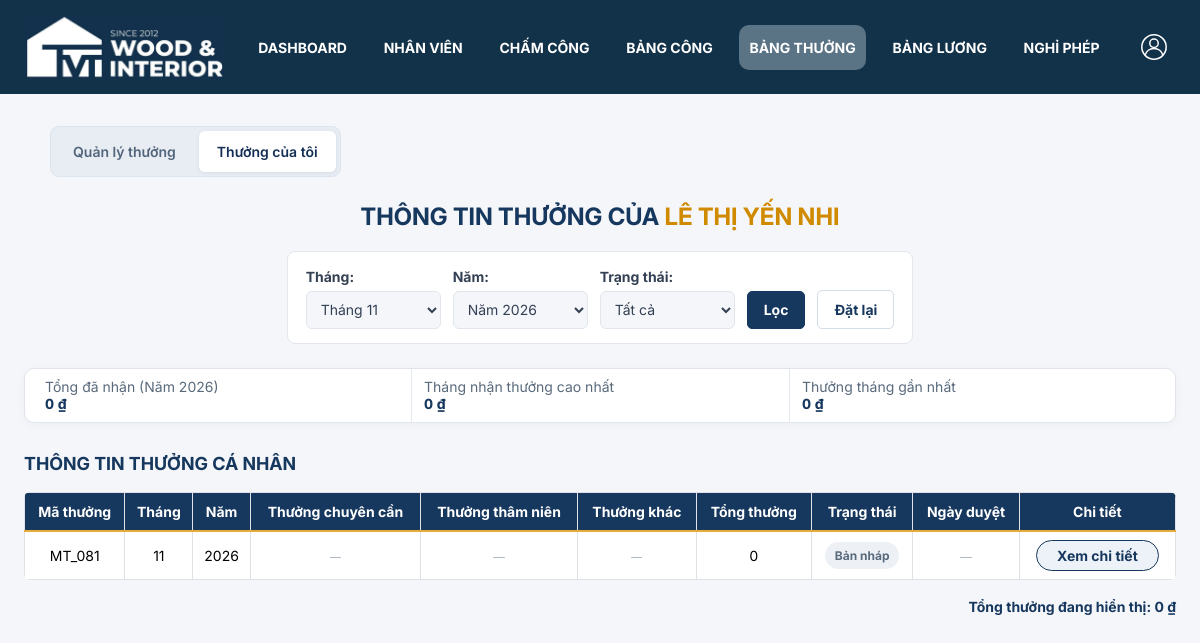
Screenshot of /thuong/my/ (signed in) with the database file from the repository.
### nhan_vien/models.py (models this page shows, shortened)
class Employee(models.Model):
    GENDER_CHOICES = [('Nam', 'Nam'), ('Nữ', 'Nữ')]
    EMPLOYMENT_STATUS_CHOICES = [
        ('Đang làm việc', 'Đang làm việc'),
        ('Tạm nghỉ', 'Tạm nghỉ'),
        ('Đã nghỉ việc', 'Đã nghỉ việc'),
    ]
    code = models.CharField('Mã nhân viên', max_length=25, unique=True)
    full_name = models.CharField('Họ tên', max_length=255)
    user = models.OneToOneField(settings.AUTH_USER_MODEL, on_delete=models.PROTECT,
                               related_name='employee', verbose_name='Tài khoản')
    department = models.ForeignKey(Department, on_delete=models.PROTECT, verbose_name='Phòng ban')
    position = models.ForeignKey('Position', null=True, blank=True, on_delete=models.SET_NULL,
                                 related_name='employees', verbose_name='Chức vụ')
    avatar = models.FileField('Ảnh đại diện', upload_to='employees/avatars/', blank=True,
                              validators=[FileExtensionValidator(['jpg', 'jpeg', 'png', 'webp'])])
    national_id = models.CharField('CCCD', max_length=12, null=True, blank=True, unique=True)
    gender = models.CharField('Giới tính', max_length=10, choices=GENDER_CHOICES, blank=True)
    date_of_birth = models.DateField('Ngày sinh', null=True, blank=True)
    phone = models.CharField('Số điện thoại', max_length=15, null=True, blank=True, unique=True)
    address = models.CharField('Địa chỉ', max_length=255, blank=True)
    hire_date = models.DateField('Ngày vào làm')
    base_salary = models.DecimalField('Lương cơ bản', max_digits=16, decimal_places=2,
                                     validators=[MinValueValidator(0)])
    payroll_settings = models.JSONField('Thiết lập tính lương dùng chung', null=True, blank=True, default=None)
    is_active = models.BooleanField('Đang làm việc', default=True)
    employment_status = models.CharField('Trạng thái nhân viên', max_length=30,
                                         choices=EMPLOYMENT_STATUS_CHOICES,
                                         default='Đang làm việc')
    class Meta:
        ordering = ['code']
        db_table = 'Ho_so_ca_nhan'

### thuong/models.py (models this page shows, shortened)
class Bonus(models.Model):
    TYPES = [
        ('attendance', 'Thưởng chuyên cần'),
        ('seniority', 'Thưởng thâm niên'),
        ('other', 'Thưởng khác'),
    ]
    STATUSES = [
        ('draft', 'Bản nháp'),
        ('pending', 'Chờ duyệt'),
        ('approved', 'Đã duyệt'),
        ('rejected', 'Từ chối'),
    ]
    employee = models.ForeignKey('employees.Employee', on_delete=models.PROTECT)
    month = models.PositiveSmallIntegerField(validators=[MinValueValidator(1), MaxValueValidator(12)])
    year = models.PositiveSmallIntegerField(validators=[MinValueValidator(2000), MaxValueValidator(2100)])
    name = models.CharField('Khoản thưởng', max_length=150)
    bonus_type = models.CharField('Loại thưởng', max_length=20, choices=TYPES, default='other')
    reason = models.TextField('Lý do')
    proposed_by = models.ForeignKey(settings.AUTH_USER_MODEL, null=True, blank=True, on_delete=models.PROTECT, related_name='bonus_proposals')
    proposed_at = models.DateTimeField(blank=False, null=True)
    amount = models.DecimalField('Số tiền', max_digits=16, decimal_places=2, validators=[MinValueValidator(0)])
    status = models.CharField('Trạng thái', max_length=10, choices=STATUSES, default='pending')
    rejection_reason = models.TextField('Lý do từ chối', blank=True)
    approved_by = models.ForeignKey(settings.AUTH_USER_MODEL, null=True, blank=True,
                                    on_delete=models.PROTECT)
    approved_at = models.DateTimeField(null=True, blank=True)

### thuong/views.py (the view)
# urls.py: path('my/', personal_list, name='personal'),
@login_required
def personal_list(request):
    employee = Employee.objects.filter(user=request.user).first()
    if employee is None and not has_role(request.user, HR, DIRECTOR, MANAGER):
        return access_denied(request)
    form = PersonalBonusFilter(request.GET)
    rows = displayed_bonus_records(Bonus.objects.select_related('employee__department').filter(
        employee__user=request.user)).order_by('-year', '-month', 'name')
    month = year = status = None
    if form.is_valid():
        month = form.cleaned_data.get('month')
        year = form.cleaned_data.get('year')
        status = form.cleaned_data.get('status')
        if month:
            rows = rows.filter(month=month)
        if year:
            rows = rows.filter(year=year)
        if status:
            rows = rows.filter(status=status)
    all_rows = displayed_bonus_records(Bonus.objects.filter(employee__user=request.user))
    approved_rows = all_rows.filter(status='approved')
    year_rows = approved_rows
    if year:
        year_rows = year_rows.filter(year=year)
    total_received = year_rows.aggregate(total=Sum('amount'))['total'] or Decimal(0)
    highest_month = year_rows.values('year', 'month').annotate(
        total=Sum('amount')
    ).order_by('-total', '-year', '-month').first()
    highest_month_total = highest_month['total'] if highest_month else Decimal(0)
    if month:
        latest_candidates = year_rows.filter(month=month)
        latest_year = year or latest_candidates.order_by('-year').values_list('year', flat=True).first()
        latest_period = latest_candidates.filter(year=latest_year).values('year', 'month').annotate(
            total=Sum('amount')
        ).order_by('year', 'month').first() if latest_year else None
    else:
        latest_period = year_rows.values('year', 'month').annotate(
            total=Sum('amount')
        ).order_by('-year', '-month').first()
        latest_year = latest_period['year'] if latest_period else None
    latest_month = latest_period['month'] if latest_period else month
    latest_month_total = latest_period['total'] if latest_period else Decimal(0)
    latest_month_year = latest_period['year'] if latest_period else (latest_year or year)
    received_label = f'Tổng đã nhận (Năm {year})' if year else 'Tổng đã nhận (Tất cả năm)'
    grouped = grouped_bonuses(rows)
    total_amount = sum((row['total'] for row in grouped), Decimal(0))
    personal_url = reverse('thuong:personal')
    highest_month_url = (
        f"{personal_url}?month={highest_month['month']}&year={highest_month['year']}&status=approved"
        if highest_month else personal_url
    )
    latest_month_url = (
        f'{personal_url}?month={latest_month}&year={latest_month_year}&status=approved'
        if latest_month and latest_month_year else personal_url
    )
    return render(request, 'bonuses/personal.html', {'form': form, 'rows': grouped,
        'total_amount': total_amount,
        'total_received': total_received,
        'received_label': received_label,
        'received_filter_url': f'{personal_url}?month=&year={year or ""}&status=approved',
        'highest_month_total': highest_month_total,
        'highest_month_url': highest_month_url,
        'latest_month_total': latest_month_total,
        'latest_month_url': latest_month_url,
        'employee': employee,
        'personal': True})

### thuong/forms.py
class PersonalBonusFilter(forms.Form):
    month = forms.IntegerField(label='Tháng', min_value=1, max_value=12, required=False)
    year = forms.IntegerField(label='Năm', min_value=2000, max_value=2100, required=False)
    status = forms.ChoiceField(label='Trạng thái', required=False,
                               choices=[('', 'Tất cả'), *Bonus.STATUSES])
    def __init__(self, data=None):
        today = timezone.localdate()
        if data is None:
            super().__init__(initial={'month': today.month, 'year': today.year})
        else:
            mutable_data = data.copy()
            mutable_data.setdefault('month', today.month)
            mutable_data.setdefault('year', today.year)
            super().__init__(data=mutable_data)
        self.fields['month'].widget = forms.Select(choices=[('', 'Tất cả')] + [
            (month, f'Tháng {month:02}') for month in range(1, 13)
        ])
        self.fields['year'].widget = forms.Select(choices=[('', 'Tất cả')] + [
            (year, f'Năm {year}') for year in range(2000, today.year + 2)
        ])

### bang_luong/templatetags/payroll_display.py (called while the page is built)
@register.filter
def money(value):
    try:
        amount = Decimal(str(value))
        if not amount.is_finite():
            return '—'
        return format(amount.quantize(Decimal('1'), rounding=ROUND_HALF_UP), ',.0f')
    except (InvalidOperation, TypeError, ValueError):
        return '—'

### nhan_vien/access.py (called while the page is built)
def has_role(user, *roles):
    return user.is_authenticated and (user.is_superuser or user.groups.filter(name__in=roles).exists())

### nhan_vien/templatetags/access_tags.py (called while the page is built)
@register.simple_tag
def role_allowed(user, *roles):
    return has_role(user, *roles)

### thuong/models.py (called while the page is built)
def complete_bonus_records(rows):
    return rows.filter(
        Q(bonus_type__in=['attendance', 'seniority']) |
        Q(bonus_type='other', name__gt='', reason__gt='', proposed_at__isnull=False)
    )

def displayed_bonus_records(rows):
    return rows.filter(Q(pk__in=complete_bonus_records(rows).values('pk')) | Q(status='approved'))

### templates/bonuses/personal.html (shortened to what this page needs)
{% extends 'base.html' %}
{% load payroll_display %}
{% block record_scope %}{% include 'includes/record_scope.html' with module='bonuses' %}{% endblock %}
{% block content %}
<main class="bp-page">
  <h1 class="h3 bp-title"><span>{% if employee %}THÔNG TIN THƯỞNG CỦA <span class="bp-title-name">{{ employee.full_name|upper }}</span>{% else %}THÔNG TIN THƯỞNG CÁ NHÂN{% endif %}</span></h1>
  <form method="get" class="bp-filter">
    {% for field in form %}<div class="bp-field">{{ field.label_tag }}{{ field }}</div>{% endfor %}
    <button class="btn" type="submit">Lọc</button>
    <a class="bp-reset" href="{% url 'thuong:personal' %}">Đặt lại</a>
  </form>
  <section class="bp-summary" aria-label="Tổng hợp thưởng cá nhân">
    <a class="bp-summary-card bp-summary-received {% if form.status.value == 'approved' and not form.month.value %}is-selected{% endif %}" href="{{ received_filter_url }}" title="Xem các khoản đã duyệt trong năm">
      <div class="bp-summary-label">{{ received_label }}</div><div class="bp-summary-value">{{ total_received|money }} ₫</div>
    </a>
    <a class="bp-summary-card bp-summary-highest" href="{{ highest_month_url }}" title="Xem tháng có tổng thưởng đã duyệt cao nhất">
      <div class="bp-summary-label">Tháng nhận thưởng cao nhất</div><div class="bp-summary-value">{{ highest_month_total|money }} ₫</div>
    </a>
    <a class="bp-summary-card bp-summary-month" href="{{ latest_month_url }}" title="Xem thưởng đã duyệt trong tháng gần nhất">
      <div class="bp-summary-label">Thưởng tháng gần nhất</div><div class="bp-summary-value">{{ latest_month_total|money }} ₫</div>
    </a>
  </section>
  <h2 class="h5 fw-bold text-uppercase mb-3" style="color:#17385e">Thông tin thưởng cá nhân</h2>
  <div class="table-responsive bg-white rounded">
    <table class="table table-bordered bp-table mb-0">
      <thead><tr><th>Mã thưởng</th><th>Tháng</th><th>Năm</th><th>Thưởng chuyên cần</th><th>Thưởng thâm niên</th><th>Thưởng khác</th><th>Tổng thưởng</th><th>Trạng thái</th><th>Ngày duyệt</th><th>Chi tiết</th></tr></thead>
      <tbody>
        {% for row in rows %}
        <tr>
          <td>MT_{{ row.records.0.pk|stringformat:'03d' }}</td><td>{{ row.month }}</td><td>{{ row.year }}</td>
          <td class="bp-money">{% if row.attendance %}{{ row.attendance|money }}{% else %}<span class="bp-no-data" aria-label="Không có dữ liệu" title="Không có dữ liệu"></span>{% endif %}</td>
          <td class="bp-money">{% if row.seniority %}{{ row.seniority|money }}{% else %}<span class="bp-no-data" aria-label="Không có dữ liệu" title="Không có dữ liệu"></span>{% endif %}</td>
          <td class="bp-money">{% if row.other %}{{ row.other|money }}{% else %}<span class="bp-no-data" aria-label="Không có dữ liệu" title="Không có dữ liệu"></span>{% endif %}</td>
          <td class="bp-money">{{ row.total|money }}</td>
          <td><span class="bp-status {{ row.status }}">{% if row.status == 'approved' %}Đã duyệt{% elif row.status == 'pending' %}Chờ duyệt{% elif row.status == 'draft' %}Bản nháp{% else %}Từ chối{% endif %}</span></td>
          <td>{% if row.approved_at and row.status != 'pending' and row.status != 'draft' %}{{ row.approved_at|date:'d/m/Y' }}{% else %}<span class="bp-no-data" aria-label="Chưa duyệt" title="Chưa duyệt"></span>{% endif %}</td>
          <td><a class="bp-detail-link" href="{% url 'thuong:detail' row.employee_id row.year row.month %}">Xem chi tiết</a></td>
        </tr>
        {% empty %}<tr><td colspan="10" class="bp-empty">Không tìm thấy dữ liệu thưởng phù hợp</td></tr>{% endfor %}
      </tbody>
    </table>
  </div>
  <div class="bp-total">Tổng thưởng đang hiển thị: {{ total_amount|money }} ₫</div>
</main>
{% endblock %}

### static/css/navigation.css (style rules this page uses)
:root { --at-navy:#142f55; --at-gold:#ce9920; --at-muted:#7f8ba0; --at-line:#e0e6ee }
body { background:#f5f6f9; color:#22324b; font-family:Arial,"Segoe UI",sans-serif }

### static/css/typography.css (style rules this page uses)
:root { --tvt-font: "Inter", system-ui, sans-serif; --tvt-text: 14px; --tvt-page-title: 24px; --tvt-section-title: 18px; --tvt-number: 20px; --tvt-caption: 12px; --font-family-primary: var(--tvt-font); }
body { font-family: var(--tvt-font) !important; font-size: var(--tvt-text) !important; line-height: 1.5; font-optical-sizing: auto; -webkit-font-smoothing: antialiased; }
body :where(*:not(svg, svg *, [aria-hidden="true"], [aria-hidden="true"] *, .tvt-clock)) { font-family: var(--tvt-font) !important; font-size: inherit !important; }
body :is(h1, .h1, .bm-title, .bp-title, .bd-title, .pr-title, .tvt-main-title), body .pr-slip-period h2 { font-size: var(--tvt-page-title) !important; font-weight: 700; line-height: 1.35 !important; letter-spacing: normal !important; overflow-wrap: anywhere; }
body :is(h2, h3, h4, h5, h6, legend) { font-size: var(--tvt-section-title) !important; line-height: 1.4 !important; letter-spacing: normal !important; overflow-wrap: anywhere; }
body :is(table, th, td, caption, label, input, select, textarea, button, .btn, .button, .at-navlinks a, .at-account button, .record-scope a, .pr-button, .at-button, .employee-button, .leave-button, .tvt-punch-button, .submit-row a, .paginator, .actions) { font-size: var(--tvt-text) !important; }
body :is(input, select, textarea, button, .btn, .button, .pr-button, .at-button, .employee-button, .leave-button) { font-family: var(--tvt-font) !important; line-height: 1.4 !important; }
body :is(small, .small, .help, .helptext, .form-text, .help-block, .eyebrow, .home-eyebrow, .dp-eyebrow, .tvt-eyebrow, .tvt-card-mark span, .leave-eyebrow, .leave-step, .proposal-eyebrow, .at-day-eyebrow, .db-note, .db-list-footer, .dp-footer, .dp-back, .dp-card-heading p, .at-breadcrumb, .at-muted, .pr-muted, .pr-draft, .pr-approval-note, .pr-input-summary, .pr-input-notice, .pr-source-details, .filter-note, .employee-list-meta, .leave-help, .leave-field-error, .proposal-field-help, .proposal-field-error, .tvt-checkin-footnote, .tvt-period-note, .tvt-overtime-note, .tvt-working-status, .status-pill, .at-pill, .bm-status, .bp-status, .history-status, .history-count, .leave-status, .code) { font-size: var(--tvt-caption) !important; line-height: 1.5 !important; letter-spacing: normal !important; }
body :is(.money, .pr-money, .bm-money, .bd-money, .bp-money) { font-variant-numeric: tabular-nums; }
body :is(#nav-sidebar a, .sidebar a, .nav-sidebar a, .breadcrumbs, button, .btn, .button, .pr-button, .at-button, .employee-button, .leave-button) { overflow-wrap: anywhere; }
body :is(.at-table-wrap, .pr-table-wrap, .bm-table-wrap, .dp-table-scroll, .table-responsive, #changelist-form .results) { overflow-x: auto; }

### templates/base.html (style rules this page uses)
body { background:#f4f6fa;color:#182438 }
.table { white-space:nowrap }
input,select,textarea { max-width:100%;padding:.45rem;border:1px solid #bbc6d2;border-radius:.35rem }
label { margin-right:.4rem }

### rows the page displays
Employee: full_name "LÊ THỊ YẾN NHI"
Bonus: records.0.pk "081", month "11", year "2026", total "0"

### other values shown
{{ field.label_tag }} "Tháng:" "Năm:" "Trạng thái:"
{{ received_label }} "Tổng đã nhận (Năm 2026)"
{{ total_received|money }} "0"
{{ highest_month_total|money }} "0"
{{ latest_month_total|money }} "0"
{{ total_amount|money }} "0"
